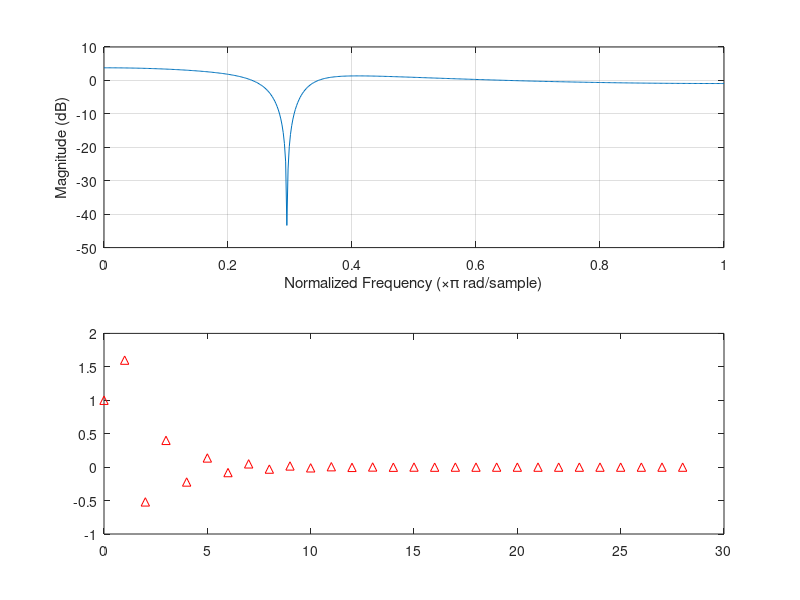
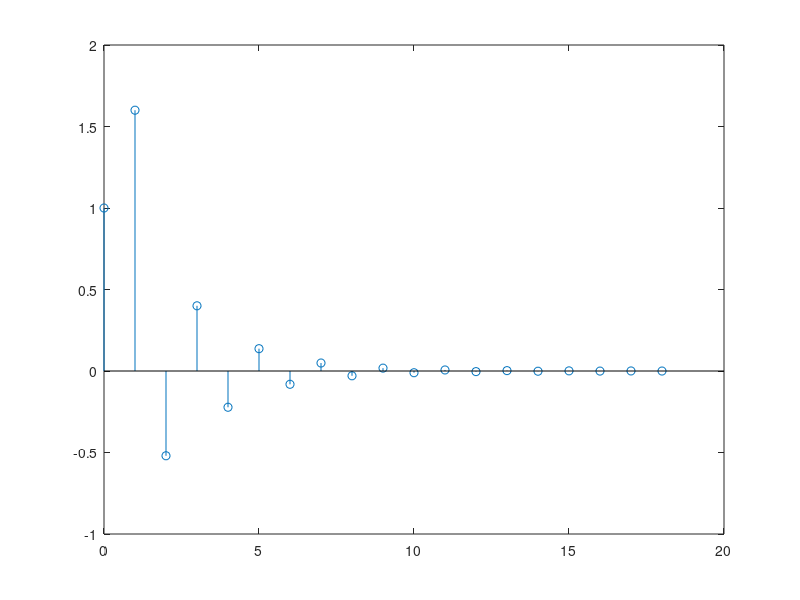
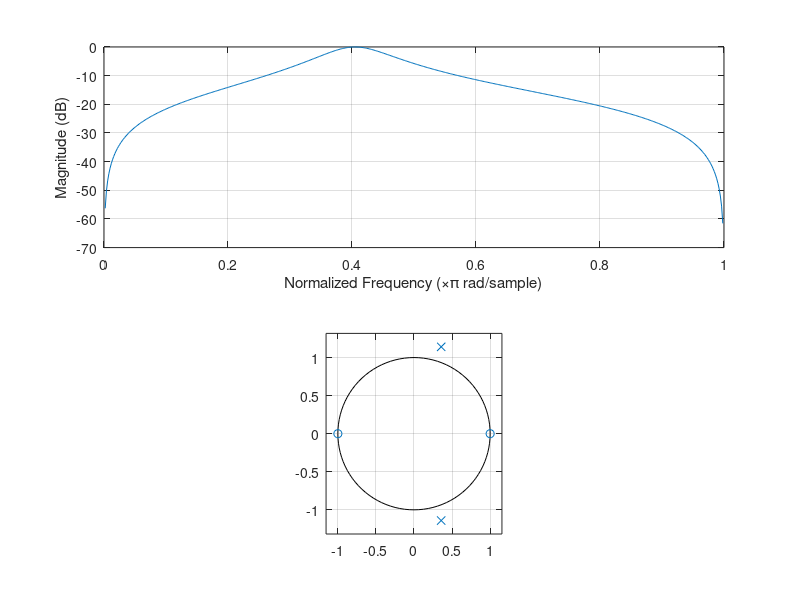

Here is the MATLAB script that generated these plots, in order:
%% Initialization
clc
clear all
close all

%% ZPLANE
zplane([1 2 1], [1 -0.8])

%% IMPZ
impz(1, [1 -0.9])

%% FREQZ1
freqz(1, [1 -0.9])

%% FREQZ3
freqz([1 0 0 0 0 0 0 0 -0.9^8], [1 -0.9])

%% FILTER
x = zeros(100, 1);
x(1, 1) = 1;
y = filter(1, [1 -0.9], x);
plot(y)

%% TF2ZP
[z, p, k] = tf2zp([1 2], [1 -0.8]);

%% ZP2TF
[b, a] = zp2tf(z, p, k);

%% ESERCIZIO 2.7-1
p = [0.5; 0.45 + 0.5*1j; 0.45 - 0.5*1j];
z = [-1; 1j; -1j];
k = 1;
[b, a] = zp2tf(z, p, k);
freqz(b, a);

%% ESERCIZIO 2.7-2
p0 = 0.9 * exp(0.1 * pi * 1j); 
p = [p0; conj(p0)];
z = [1 / p0; conj(1 / p0)];
[b, a] = zp2tf(z, p, 1);
freqz(b, a);

%% ESERCIZIO 2.7-3
x1 = [2, 3, 4];
x2 = [3, 4, 5, 6];

x = conv(x1, x2);
x

%% RESIDUEZ
[A, p, C] = residuez([0 1], [3 -4 1]);
impz([0 1], [3 -4 1])

%% ESERCIZIO 4.1
b = [0 1 -1.2 1];
a = [1 -1.3 1.04 -0.222];
freqz(b, a)
zplane(b, a)
[z, p, k] = tf2zp(b, a);
impz(b, a)

%% ESERCIZIO 4.2
b = [1 2];
a = [1 0.4 -0.12];
[r, p, k] = residuez(b, a);
n = 0:1:18;
h = -1.75 * (-0.6).^n + 2.75 * 0.2.^n;
x = [1 zeros(1, 17)];
y = filter(b, a, x);
figure(1)
impz(b, a)
figure(2)
stem(n, h)
figure(3)
stem(y)

%% ESERCIZIO 4.3
b = [0.15 0 -0.15];
a = [0.7 -0.5 1];
freqz(b, a)
zplane(b, a)



